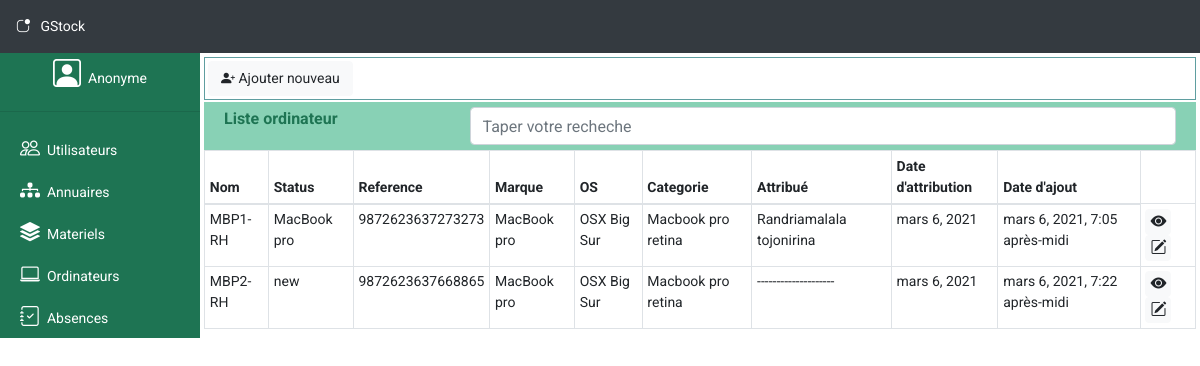
/computers/, run on an earlier commit of the app's database.
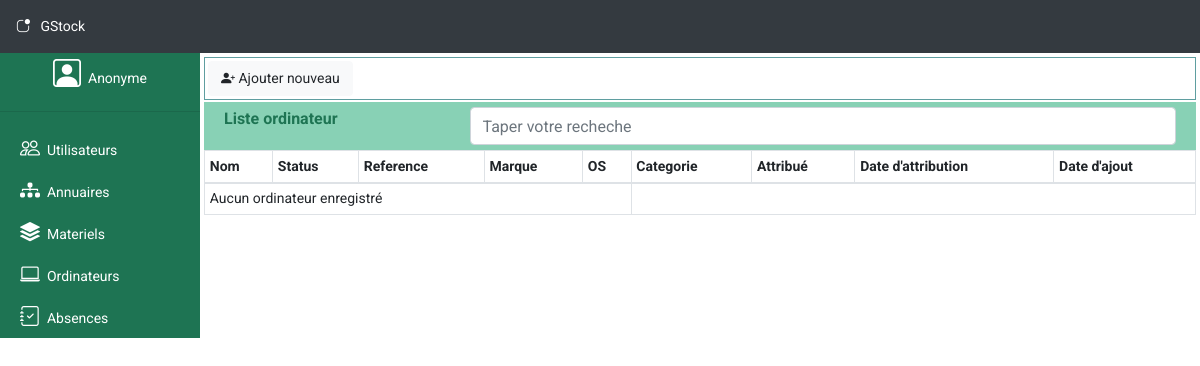
And on a later commit of the database.
### computers/models.py (models this page shows, shortened)
class Computers(models.Model):
    class Meta:
        db_table = 'computers'
        verbose_name = 'Computers'
        verbose_name_plural = 'Computers'
    name = models.CharField(max_length=50)
    description = models.CharField("computers description", max_length=50)
    state = models.CharField(max_length=20)
    reference = models.CharField("reference of computer", max_length=30)
    mark = models.CharField(max_length=50)
    os = models.CharField("operating system", max_length=20)
    category = models.CharField("category of computer", max_length=30) #PC|mac|desktop
    assigned_to = models.CharField("is assigned", max_length=50, null=True)
    assigned_at = models.DateField(null=True)
    created_at = models.DateTimeField(auto_now_add=True)
    updated_at = models.DateTimeField("date of last update", auto_now=True)

### computers/views.py (the view)
# urls.py: path('', AbsenceView.home, name="absence_home"),
def home(request):
    try:
        computers = Computers.objects.all()
        directories = Directories.objects.all()
    except:
        return HttpResponse('Server error', status=500)
    return render(request, 'computer/home.html', {'computers':computers, 'directories':directories})

### computers/templates/computer/home.html (shortened to what this page needs)
{% extends 'layout.html' %}
{% block content %}
<div class="container m-0 p-0">
    <div class="container-fluid sublink">
        <a class="btn btn-light" id="add"><i class="bi bi-person-plus-fill"></i> Ajouter nouveau</a>
    </div>
    <div class="container-fluid subtitle">
        <div class="row">
            <div class="col-md-3">
                Liste ordinateur
            </div>
            <div class="col-md-9">
                <input type="search" class="form-control" placeholder="Taper votre recheche">
            </div>
        </div>
    </div>
    <table class='table table-sm table-hovered table-bordered m-0'>
        <thead>
            <tr>
                <th>Nom</th>
                <th>Status</th>
                <th>Reference</th>
                <th>Marque</th>
                <th>OS</th>
                <th>Categorie</th>
                <th>Attribu&eacute;</th>
                <th>Date d'attribution</th>
                <th>Date d'ajout</th>
            </tr>
        </thead>
        <tbody>
            {% for computer in computers %}
                <tr>
                    <td>{{ computer.name }}</td>
                    <td>{{ computer.state }}</td>
                    <td>{{ computer.reference }}</td>
                    <td>{{ computer.mark }}</td>
                    <td>{{ computer.os }}</td>
                    <td>{{ computer.category }}</td>
                    <td>{{ computer.assigned_to }}</td>
                    <td>{{ computer.assigned_at }}</td>
                    <td>{{ computer.created_at }}</td>
                    <td>
                        <a href="{% url 'computers:show_computer' computer.id %}" title="Voir detail" class="btn btn-light pt-0 pr-1 pb-0 pl-1"> <i class="bi bi-eye-fill"></i> </a>
                        <a href="{% url 'computers:edit_computer' computer.id %}" title="Editer l'information" class="btn btn-light pt-0 pr-1 pb-0 pl-1"> <i class="bi bi-pencil-square"></i> </a>
                    </td>
                </tr>
            {% empty %}
                <tr>
                    <td colspan="5">Aucun ordinateur enregistr&eacute;</td>
                </tr>
            {% endfor %}
        </tbody>
    </table>
</div>
{% endblock %}

What changed in the data, as far as the page shows it:
removed Computers: name "MBP1-RH", state "MacBook pro", reference "9872623637273273", mark "MacBook pro", os "OSX Big Sur", category "Macbook pro retina", assigned_to "Randriamalala tojonirina", assigned_at "mars 6, 2021", created_at "mars 6, 2021, 7:05 après-midi"
removed Computers: name "MBP2-RH", state "new", reference "9872623637668865", mark "MacBook pro", os "OSX Big Sur", category "Macbook pro retina", assigned_to "--------------------", assigned_at "mars 6, 2021", created_at "mars 6, 2021, 7:22 après-midi"
Also different on the page:
text now shown: "Aucun ordinateur enregistré"
